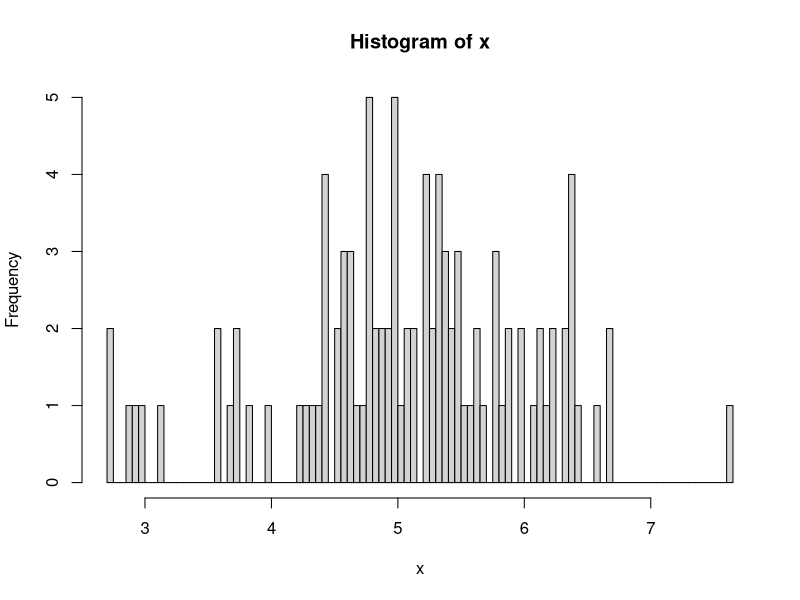
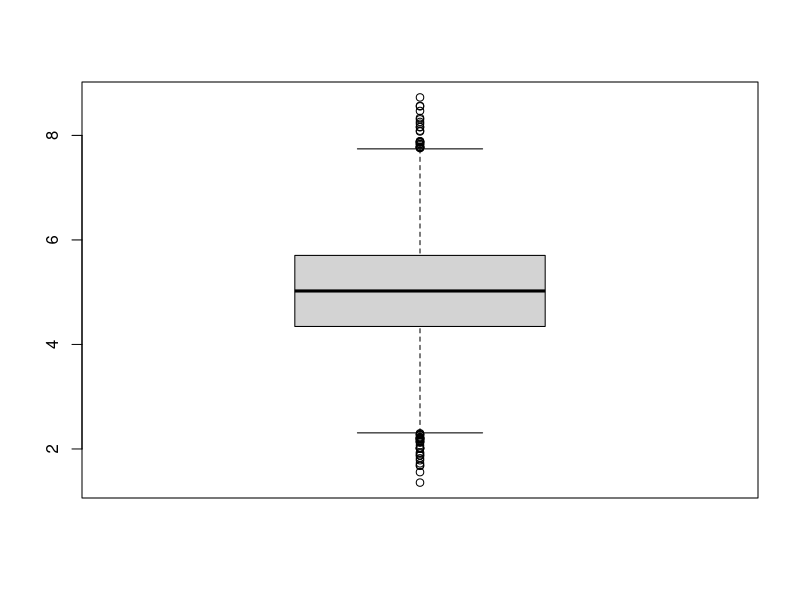
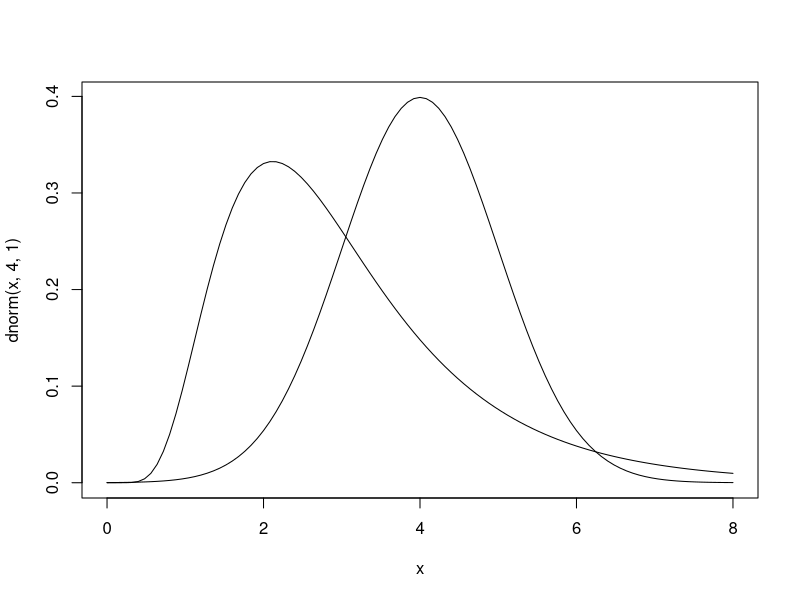

Recreate these plots in R, in order.
## ---- chunk 1
x <- 1:50
mean(x)



## ---- chunk 2
x <- mean(mtcars$hp)
x
## ---- chunk 3
alpha <- 0.05
qt(p = 1 - alpha/2, df = length(x) - 1)
## ---- chunk 4
n <- 100
x <- rnorm(n, 5, 1)
i <- 1
L <- prod(x[i]*pnorm(x[i], mean = 5, sd = 1))
hist(x, breaks = n)
mean(x)
## ---- chunk 5
n <- 10000
x <- rnorm(n, 5, 1)
L <- x*pnorm(x, mean = 5, sd = 1)
max(L)
boxplot(x)
curve(dnorm(x, 4, 1), xlim = c(0,8))
curve(dlnorm(x, 1, 0.5), add = TRUE)
